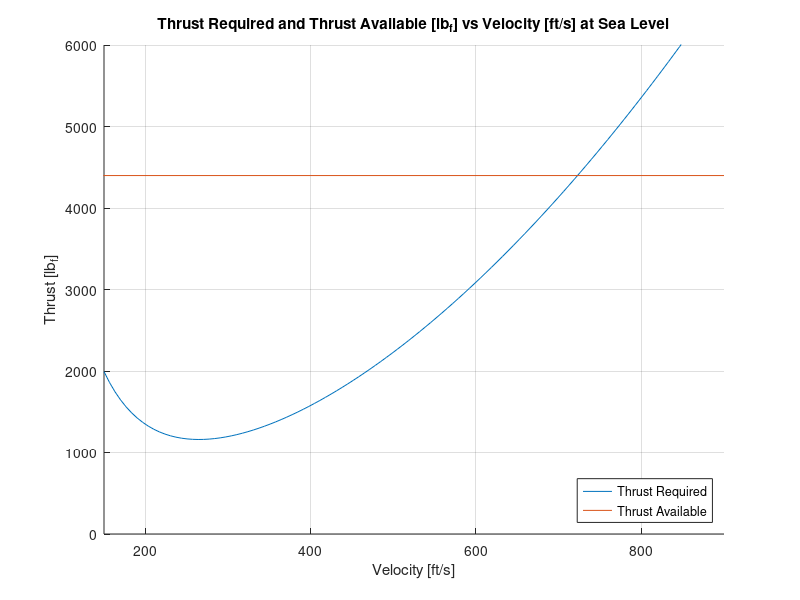
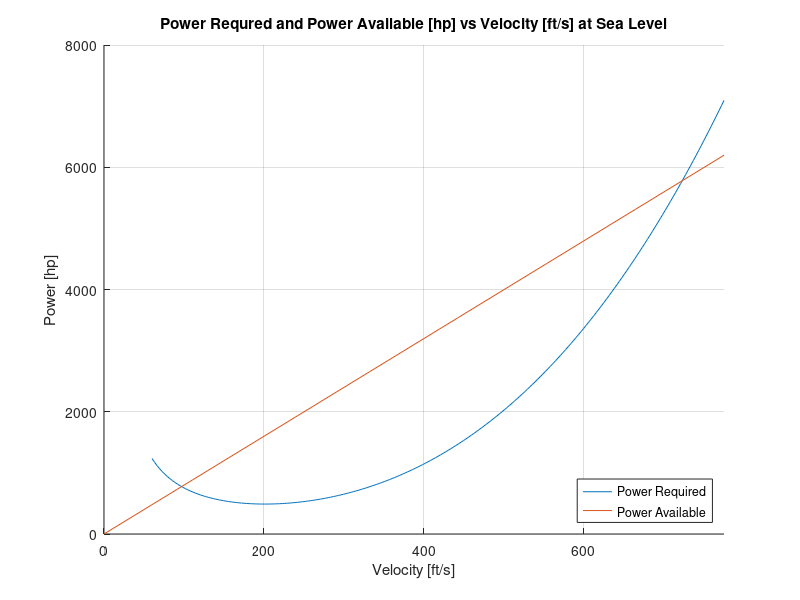
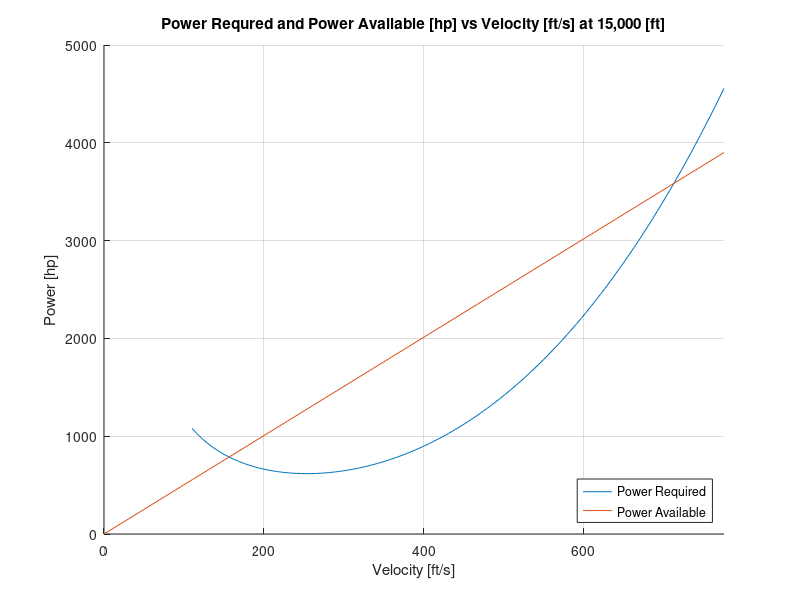
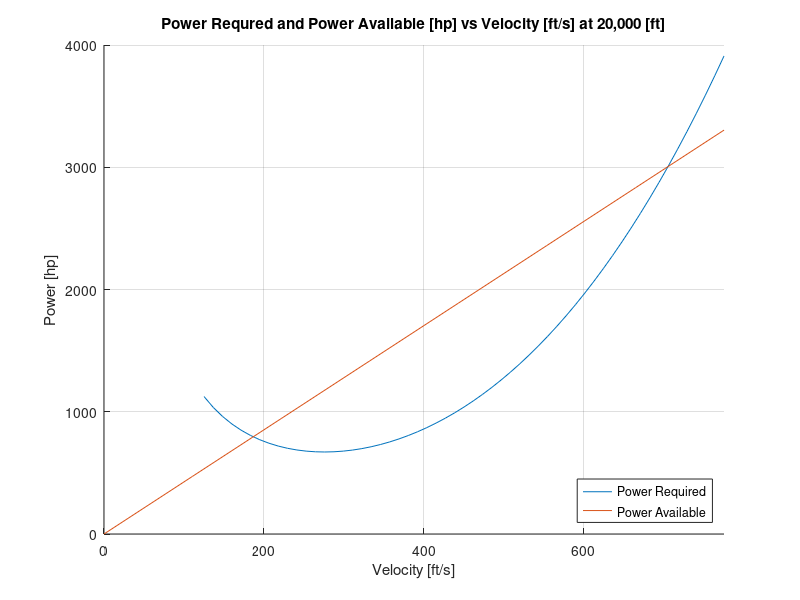

Here is the MATLAB script that generated these plots, in order: (Note: this script raises an error after producing the figures.)
% MAE 200 Aircraft Analysis Project
%
% Brady Burnsides
%
% Michael Angeles
%
% Giselle Padilla
%
% Kevin Lang
%
% Stephen Penney
hold off, close all, clear, clc, format long

%% General Calculations

W = 18000; % [lb] THIS IS FULLY FUELED WEIGHT
span = 50.87; % Tip2tip span [ft]
S = 345.12; % Planform Wing Area [ft^2]
AR = span^2/S; % Aspect Ratio [ft^2/ft^2]
e = 1.78*(1-(0.045*AR^(0.68)))-0.64;
% Atmospheric Conditions
rhoSL  = 2.377*10^-3;  % [slugs/ft^3]
rho15k = 1.4962*10^-3; % [slugs/ft^3]
rho20k = 1.2673*10^-3; % [slugs/ft^3]
Temp20k = 447.43; % [degR]
rho34k = 7.6696*10^-4; % [slugs/ft^3]
rho35k = 7.3820*10^-4; % [slugs/ft^3]

%% Test Flight 1 Calcs (Max Vel)

MTest1 = 0.68;
a20k = sqrt(1.4*1716*Temp20k);
V20kTest1 = MTest1*a20k;

%% Test Flight 2 Calcs (Max Endurance)

MTest2 = 0.3233;
V20kTest2 = MTest2*a20k;
Cl20k = W/(0.5*rho20k*V20kTest2^2*S);
Cd20k = Cl20k/15.331;
Cdi20k = (Cl20k^2)/(pi*e*AR);
Cd0 = Cd20k - Cdi20k;

%% Thrust and Power Calculations
Tr20k = @(V) W./((W./(((.5)*rho20k*(V.^2)) * S))./(Cd0 + (((W./(((.5)*rho20k*(V.^2)) * S)).^2)/(pi*e*AR))));
Ta20k = Tr20k(V20kTest1);
Pr20k = @(V) Tr20k(V).*V;
Pa20k = @(V) Ta20k.*V;
RC20k = @(V)(Pa20k(V)-Pr20k(V))/W;

TaSL = Ta20k*(rhoSL/rho20k);
TrSL = @(V) W./((W./(((.5)*rhoSL*(V.^2)) * S))./(Cd0 + (((W./(((.5)*rhoSL*(V.^2)) * S)).^2)/(pi*e*AR))));
PrSL = @(V) TrSL(V).*V;
PaSL = @(V) TaSL.*V;
RCSL = @(V) (PaSL(V)-PrSL(V))/W;

Tr15k = @(V) W./((W./(((.5).*rho15k.*(V.^2)) .* S))./(Cd0 + (((W./(((.5).*rho15k.*(V.^2)) .* S)).^2)./(pi.*e.*AR))));
Ta15k = Ta20k.*(rho15k./rho20k);
Pr15k = @(V) Tr15k(V).*V;
Pa15k = @(V) Ta15k.*V;

Tr34k = @(V) W./((W./(((.5).*rho34k.*(V.^2)) .* S))./(Cd0 + (((W./(((.5).*rho34k.*(V.^2)) .* S)).^2)./(pi.*e.*AR))));
Ta34k = Ta20k.*(rho34k./rho20k);
Pr34k = @(V) Tr34k(V).*V;
Pa34k = @(V) Ta34k.*V;
RC34k = @(V)(Pa34k(V)-Pr34k(V))/W;

Tr35k = @(V) W./((W./(((.5).*rho35k.*(V.^2)) .* S))./(Cd0 + (((W./(((.5).*rho35k.*(V.^2)) .* S)).^2)./(pi.*e.*AR))));
Ta35k = Ta20k.*(rho35k./rho20k);
Pr35k = @(V) Tr35k(V).*V;
Pa35k = @(V) Ta35k.*V;
RC35k = @(V)(Pa35k(V)-Pr35k(V))/W;

%% Problem 1


V = 0:1:800;
rho = (2.3679*10^-3):-0.00000203712:(7.3820*10^-4);
Cl = W./(0.5.*rho.*V.^2.*S);
Cd = Cd0 + (Cl.^2)./(pi*e*AR);
TSFC = (3000/11.06)/Ta20k;
ct = TSFC/3600;
R =  @(rho,V) (2*sqrt(2./(rho.*S))*(1/ct).*((sqrt(Cl))./Cd)*(sqrt(18000)-sqrt(15000)));
FinalRanges = R(rho,V);
rhomin = min(rho)
VhighRange = max(R(FinalRanges,V))
MaxRange = max(FinalRanges);
%% Specified Plots

%%%%%%%%
% (1) Tr and Ta vs velocity at sea level

% Figure 1 - Tr and Ta [lbf] vs Velocity [ft/s] at Sea Level
figure(1), hold on, grid on
title('Thrust Required and Thrust Available [lb_f] vs Velocity [ft/s] at Sea Level')
xlabel('Velocity [ft/s]'), ylabel('Thrust [lb_f]'), xlim([0 900]), ylim([0 6000])
fplot(TrSL, [150 900]), plot([0 900], [TaSL TaSL])
legend('Thrust Required', 'Thrust Available','Location', 'southeast')
hold off

%%%%%%%%
% (2) Pr and Pa vs velocity at sea level, 15,000 ft, and 20,000 ft

% SL
% Figure 2 - Pr and Pa [hp] vs Velocity [ft/s] at Sea Level
figure(2), hold on, grid on
title('Power Requred and Power Available [hp] vs Velocity [ft/s] at Sea Level')
xlabel('Velocity [ft/s]'), ylabel('Power [hp]')
fplot(@(V) PrSL(V).*0.001818, [60 775]), fplot(@(V) PaSL(V).*0.001818, [0 775])
legend('Power Required', 'Power Available', 'Location', 'southeast')
hold off

% 15k
% Figure 3 - Pr and Pa [hp] vs Velocity at 15,000 [ft]
figure(3), hold on, grid on
title('Power Requred and Power Available [hp] vs Velocity [ft/s] at 15,000 [ft]')
xlabel('Velocity [ft/s]'), ylabel('Power [hp]')
fplot(@(V) Pr15k(V).*0.001818, [110 775]), fplot(@(V) Pa15k(V).*0.001818, [0 775])
legend('Power Required', 'Power Available', 'Location', 'southeast')
hold off

% 20k
% Figure 4 - Pr and Pa [hp] vs Velocity at 20,000 [ft]
figure(4), hold on, grid on
title('Power Requred and Power Available [hp] vs Velocity [ft/s] at 20,000 [ft]')
xlabel('Velocity [ft/s]'), ylabel('Power [hp]')
fplot(@(V) Pr20k(V).*0.001818, [125 775]), fplot(@(V) Pa20k(V).*0.001818, [0 775]),
legend('Power Required', 'Power Available', 'Location', 'southeast')
hold off

%%%%%%%%
% (3) Rate of climb vs velocity at sea level

% Figure 5 - R/C [ft/s] vs Velocity [ft/s] at SL
figure(5), hold on, grid on
title('Rate of Climb [ft/s] vs Velocity [ft/s] at Sea Level')
xlabel('Velocity [ft/s]'), ylabel('Rate of Climb [ft/s]')
fplot(RCSL, [0 800]), ylim([0 100])

negativeRCSL = @(V) -1*RCSL(V);
[velAtMaxRCSL, negMaxRCSL] = fminbnd(negativeRCSL, 0, 800); maxRCSL = -1*negMaxRCSL;
plot(velAtMaxRCSL, maxRCSL, 'r.', 'MarkerSize', 15)

legend('Rate of Climb at Sea Level', 'Maximum Rate of Climb at Sea Level (63.29 [ft/s])')
hold off
%% Questions

%%%%%%%%
% 1) What's their maximum range, and at what velocity and altitude?
% Maximum range for a given happens at the velocity where the T/V line is tangent to
% the Tr plot
figure(6), hold on, grid on
fplot(Tr35k, [350 1000]), fplot(Ta35k, [0 1000])
Ta35kFunc = @(V) Ta35k + (0*V);
T35k = [600:0.5:700; Tr35k(600:0.5:700), Ta35k()]';
% A = 1.8913043477
% rho = 0.0023769:-0.00000165277:0.00072413
% V = 0:00.9:900
% Tr = W./((W./(((.5).*rho.*(V.^2)) * S))./(Cd0 + (((W./(((.5).*rho.*(V.^2)) * S)).^2)/(pi*e*AR))));
% 
% 
% Cl = (W./(0.5.*rho.*V.^2*S));
% Cd = Cd0 +((Cl.^2)/(pi*e*AR));
% R = 2.*(sqrt(2./(rho.*S))).*(1/ct).*((sqrt(Cl))./Cd).*(sqrt(18000)-sqrt(15000))

%%%%%%%%
% 3) The helicarrier has an operating altitude of 15,000 ft. If these aircrafts engage the
% helicarrier, what�s the max duration could they operate?

% need to find max endurance at 15,000 ft

% Figure 7
figure(7), hold on, grid on
title('Thrust Required and Thrust Available [lb_f] vs Velocity [ft/s] at 15,000 [ft]')
xlabel('Velocity [ft/s]'), ylabel('Thrust [lb_f]'), xlim([0 900]), ylim([0 6000])
fplot(Tr15k, [150 900]), plot([0 900], [Ta15k Ta15k])

[vel, tr] = fminbnd(Tr15k, 200, 400)
plot(vel, tr, 'r.', 'MarkerSize', 15)
legend('Thrust Required', 'Thrust Available', 'Location', 'southeast')
hold off



%%%%%%%%
% 4) What�s their best absolute and service ceiling? And at what velocities?

% Need to obtain another max Rate of Climb value in order to linearly plot max 
% R/C against altitude and obtain absolute and service (100 ft/min)
% R/Cs
negativeRC20k = @(V) -1*RC20k(V);
[velAtMaxRC20k, negMaxRC20k] = fminbnd(negativeRC20k, 0, 800); maxRC20k = -1*negMaxRC20k;

% Figure 8 - Plots two previously determined maxR/Cs and then linearly
% interpolates the two to find the ceilings
figure(8), hold on, grid on
title('Maximum Rate of Climb [ft/s] vs Altitude [ft/10^3]')
ylabel('Altitude [ft/10^3]'), xlabel('Maximum Rate of Climb [ft/s]'), ylim([0 45])
plot([maxRCSL maxRC20k], [0 20], 'r.', 'MarkerSize', 15);

% Determine the linear function that passes through these two points
coeff = polyfit([maxRCSL maxRC20k], [0 20], 1);
m = coeff(1); absCeiling = coeff(2); maxRCvAlt = @(maxRC) m.*maxRC+absCeiling;
fplot(maxRCvAlt, [0 70]);

% Service ceiling represents a max RC of 100 ft/min or 1.667 ft/s
serviceRC = 1.667; % [ft/s]
serviceCeil = (m*1.66667)+absCeiling;

% Plot Ceilings
plot(serviceRC, serviceCeil, 'b.', 'MarkerSize', 15)
plot(0, absCeiling, 'm.', 'MarkerSize', 15)

legend('Previously calculated max R/Cs', 'Interpolated line from those points', 'Service Ceiling (R/C = 100 [ft/min])', 'Absolute Ceiling')
hold off


% Find the velocities associated with the absolute and service ceilings
% Absolute Ceiling (~35,000 [ft])
negativeRC35k = @(V) -1*RC35k(V);
[velAtMaxRC35k, negMaxRC35k] = fminbnd(negativeRC35k, 0, 800); maxRC35k = -1*negMaxRC35k;
% Service Ceiling (~34,000 [ft])
negativeRC34k = @(V) -1*RC34k(V);
[velAtMaxRC34k, negMaxRC34k] = fminbnd(negativeRC34k, 0, 800); maxRC34k = -1*negMaxRC34k;

%%%%%%%%
% 5) What�s their max rate of climb at sea level?
velAtMaxRCSL; maxRCSL;

%%
Velocity = [0 0 velAtMaxRC35k velAtMaxRC34k]; % Various Velocities
% Q1 = [Range Velocity(1,1) Altitude(1,1)];
% Q2 = [Endurance Velocity(1,2) Altitude(1,3)];
% Q3 = [Duration]
Q4 = table([absCeiling Velocity(1,3); serviceCeil Velocity(1,4)]);      %Table for Question 4 Answers
%Q5 = table(RCSL);                                                       %Table for Q5 Answers


Titles = table({'Question1'; 'Question2'; 'Question3'; 'Question4'; 'Question5'}); %Creates Title Names for .xlsx file


%Q1,Q2,Q3,Q4,Q5 Title Writes
writetable(Titles(1,1),'MAE200AnalysisAnswers.xlsx','WriteVariableNames',0,'Sheet',1,'Range','A1')
writetable(Titles(2,1),'MAE200AnalysisAnswers.xlsx','WriteVariableNames',0,'Sheet',1,'Range','A6')
writetable(Titles(3,1),'MAE200AnalysisAnswers.xlsx','WriteVariableNames',0,'Sheet',1,'Range','A11')
writetable(Titles(4,1),'MAE200AnalysisAnswers.xlsx','WriteVariableNames',0,'Sheet',1,'Range','A16')
writetable(Titles(5,1),'MAE200AnalysisAnswers.xlsx','WriteVariableNames',0,'Sheet',1,'Range','A21')



%Q1,Q2,Q3,Q4,Q5 Answer Writes
% writetable(Q1,'MAE200AnalysisAnswers.xlsx','Sheet',1,'Range','B1')
% writetable(Q2,'MAE200AnalysisAnswers.xlsx','Sheet',1,'Range','B6')
% writetable(Q3,'MAE200AnalysisAnswers.xlsx','Sheet',1,'Range','B12')
% writetable(Q4,'MAE200AnalysisAnswers.xlsx','Sheet',1,'Range','B18')
% writetable(Q5,'MAE200AnalysisAnswers.xlsx','Sheet',1,'Range','B24')